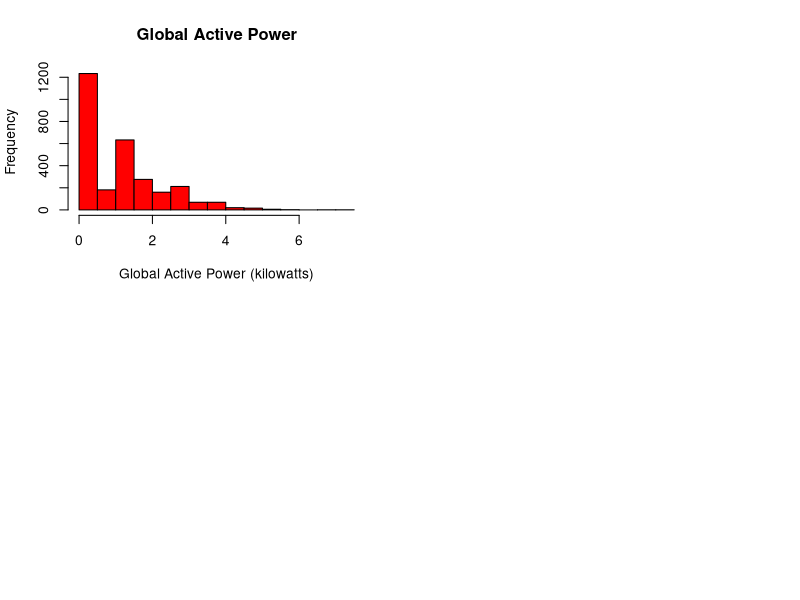

The R script that drew this image: (Note: this script raises an error after producing the figure.)
library(datasets)
plot1 <- read.csv("household_power_consuption.csv")
par(mfrow = c(2, 2))
hist(plot1$Global_active_power, col="red", main="Global Active Power", xlab="Global Active Power (kilowatts)")
plot(plot1$Time, plot1$Global_active_power, ylab="Global Active Power (kilowatts)", xlab="datetime")
plot(plot1$Time, plot1$Sub_metering_1, ylab="Energy sub metering")
lines(plot1$Sub_metering_2, col="red")
lines(plot1$Sub_metering_3, col="blue")
legend("topright", legend=c("Sub_metering_1","Sub_metering_2","Sub_metering_3"), col=c("black","red","blue"), lty=c(1,1,1))
plot(plot1$Time, plot1$Global_reactive_power, ylab="Global Rective Power", xlab="datetime")